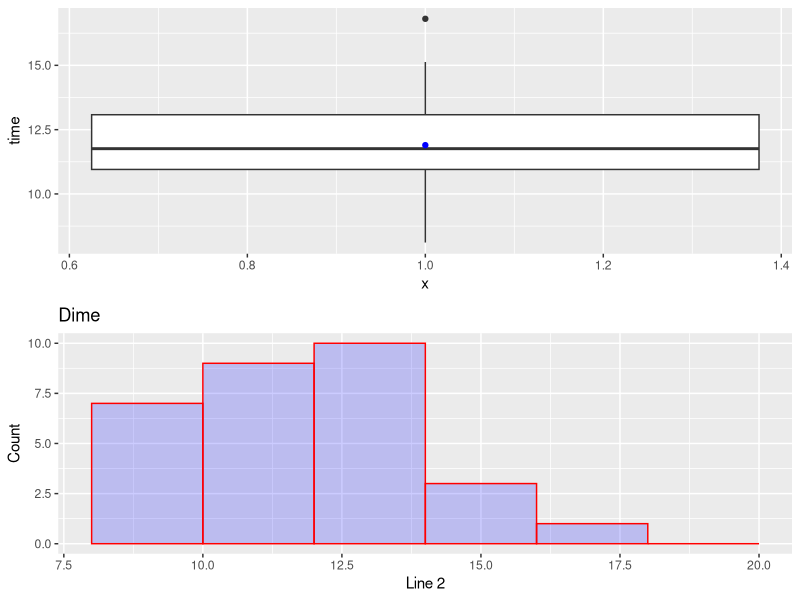
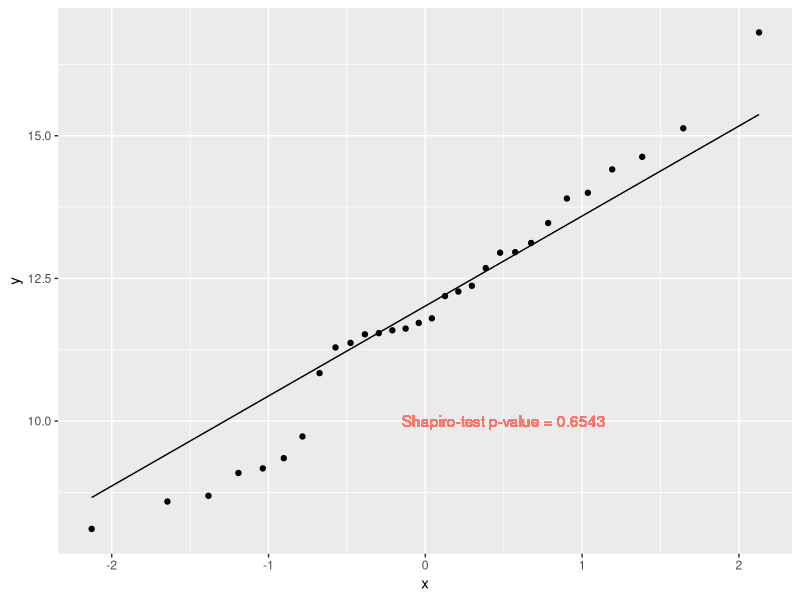

Source code (R) for these figures, in order:
## ---- chunk 1
library(ggplot2)
library(gridExtra)

setwd("~/Desktop/Personal Computer/MBA/HOA 732/")
## ---- chunk 2
D <- read.csv("teller time.csv", header=TRUE)
BX2 <- ggplot(D,aes(x=1,y=time)) + geom_boxplot()+
stat_summary(fun.y = "mean", geom="point",color="blue")
HISD2 <- ggplot(data=D, aes(time)) + geom_histogram(breaks=seq(8, 20, by = 2), 
                 col="red", 
                 fill="blue", 
                 alpha = .2)+
                 labs(title="Dime") +
                  labs(x="Line 2", y="Count") 

grid.arrange(BX2,HISD2,ncol=1, nrow =2)
## ---- chunk 3
summary(D)

#Test h0:mu=10, H1:mu > 10
t.test(D$time,mu=10, alternative = "greater" ) 
## ---- chunk 4
#qq plot with normal line (normality test)
ggplot(D)+stat_qq(aes(sample=time)) + 
  geom_qq_line(aes(sample=time))+
  geom_text(aes(x=0.5, y=10, color="red", label="Shapiro-test p-value = 0.6543"))+
  theme(legend.position="none")
shapiro.test(D$time)
## ---- chunk 5
x <- sum(D$time > 10)
n <- nrow(D)
#test if p > 0.80
prop.test(x, n, .80, alternative = "greater")          # continuity correction DRUE by default
